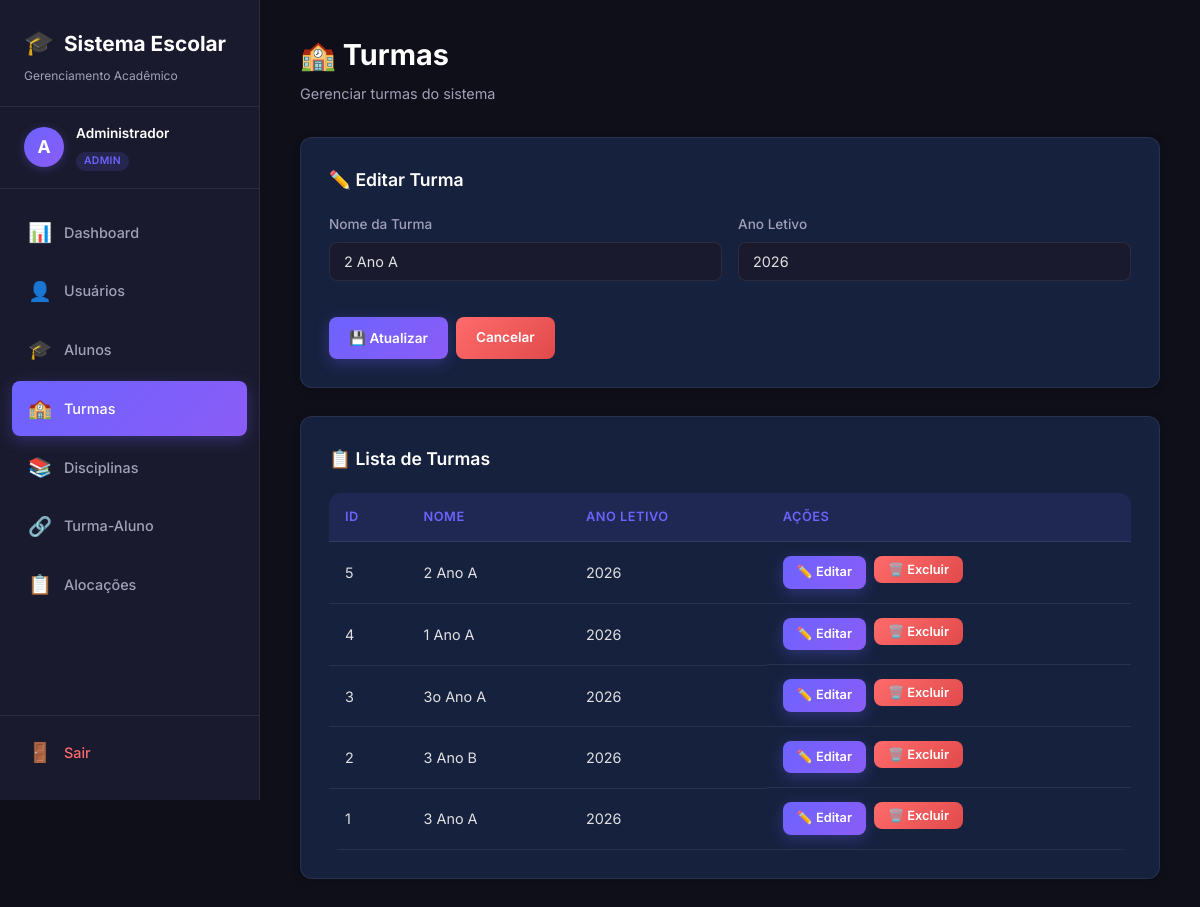
The page /index.php?page=turmas&edit=5 (signed in) on the database its author committed.
### tables this page shows
CREATE TABLE turmas (
        id INTEGER PRIMARY KEY AUTOINCREMENT,
        nome VARCHAR(45) NOT NULL,
        ano_letivo INTEGER NOT NULL
    );

### app/controllers/TurmaController.php (called while the page is built, shortened)
<?php
require_once __DIR__ . '/../models/Turma.php';
class TurmaController {
    private $model;
    public function __construct($pdo) {
        $this->model = new Turma($pdo);
    }
    public function index() {
        if (isset($_GET['edit'])) {
            $editData = $this->model->getById($_GET['edit']);
        }
        $turmas = $this->model->getAll();
        include __DIR__ . '/../views/layout/header.php';
        include __DIR__ . '/../views/layout/sidebar.php';
        include __DIR__ . '/../views/turmas/index.php';
        include __DIR__ . '/../views/layout/footer.php';
    }
}
?>

### app/models/Turma.php (called while the page is built, shortened)
<?php
class Turma {
    private $pdo;
    public function __construct($pdo) {
        $this->pdo = $pdo;
    }
    public function getAll() {
        return $this->pdo->query("SELECT * FROM turmas ORDER BY id DESC")->fetchAll();
    }
    public function getById($id) {
        $stmt = $this->pdo->prepare("SELECT * FROM turmas WHERE id = ?");
        $stmt->execute([$id]);
        return $stmt->fetch();
    }
}
?>

### app/views/turmas/index.php (the view, shortened to what this page needs)
<div class="main-content">
    <div class="page-header">
        <h1>🏫 Turmas</h1>
        <p>Gerenciar turmas do sistema</p>
    </div>
    <div class="card">
        <h3 class="card-title"><?= $editData ? '✏️ Editar Turma' : '➕ Nova Turma' ?></h3>
        <form method="POST" action="index.php?page=turmas">
            <div class="form-grid">
                <div class="form-group">
                    <label>Nome da Turma</label>
                    <input type="text" name="nome" required placeholder="Ex: 3º Ano A" value="<?= htmlspecialchars($editData['nome'] ?? '') ?>">
                </div>
                <div class="form-group">
                    <label>Ano Letivo</label>
                    <input type="number" name="ano_letivo" required placeholder="Ex: 2026" min="2000" max="2100" value="<?= htmlspecialchars($editData['ano_letivo'] ?? date('Y')) ?>">
                </div>
            </div>
            <div class="btn-group">
                <button type="submit" class="btn btn-primary"><?= $editData ? '💾 Atualizar' : '➕ Cadastrar' ?></button>
                <?php if ($editData): ?>
                    <a href="index.php?page=turmas" class="btn btn-danger">Cancelar</a>
                <?php endif; ?>
            </div>
        </form>
    </div>
    <div class="card">
        <h3 class="card-title">📋 Lista de Turmas</h3>
        <?php if (empty($turmas)): ?>
            <div class="empty-state">
                <div class="empty-icon">🏫</div>
                <p>Nenhuma turma cadastrada ainda.</p>
            </div>
        <?php else: ?>
            <div class="table-wrapper">
                <table>
                    <thead>
                        <tr>
                            <th>ID</th>
                            <th>Nome</th>
                            <th>Ano Letivo</th>
                            <th>Ações</th>
                        </tr>
                    </thead>
                    <tbody>
                        <?php foreach ($turmas as $t): ?>
                        <tr>
                            <td><?= $t['id'] ?></td>
                            <td><?= htmlspecialchars($t['nome']) ?></td>
                            <td><?= $t['ano_letivo'] ?></td>
                            <td class="actions">
                                <a href="index.php?page=turmas&edit=<?= $t['id'] ?>" class="btn btn-primary btn-sm">✏️ Editar</a>
                                <form method="POST" action="index.php?page=turmas" style="display:inline" onsubmit="return confirm('Deseja excluir esta turma?')">
                                    <button type="submit" class="btn btn-danger btn-sm">🗑️ Excluir</button>
                                </form>
                            </td>
                        </tr>
                        <?php endforeach; ?>
                    </tbody>
                </table>
            </div>
        <?php endif; ?>
    </div>
</div>

### style.css (style rules this page uses)
:root { --bg-primary: #0f0f1a; --bg-secondary: #1a1a2e; --bg-card: #16213e; --bg-input: #1a1a2e; --text-primary: #e0e0e0; --text-secondary: #a0a0b8; --text-heading: #ffffff; --accent: #6c63ff; --accent-hover: #5a52d5; --accent-glow: rgba(108, 99, 255, 0.3); --success: #00c9a7; --success-hover: #00a88a; --danger: #ff6b6b; --danger-hover: #e04a4a; --warning: #ffc107; --border: rgba(255, 255, 255, 0.08); --border-focus: rgba(108, 99, 255, 0.5); --shadow: 0 8px 32px rgba(0, 0, 0, 0.3); --shadow-sm: 0 2px 8px rgba(0, 0, 0, 0.2); --radius: 12px; --radius-sm: 8px; --transition: all 0.3s cubic-bezier(0.4, 0, 0.2, 1); }
*, *::before, *::after { margin: 0; padding: 0; box-sizing: border-box; }
html { scroll-behavior: smooth; }
body { font-family: 'Inter', -apple-system, BlinkMacSystemFont, sans-serif; background: var(--bg-primary); color: var(--text-primary); min-height: 100vh; line-height: 1.6; }
.main-content { margin-left: 260px; padding: 32px 40px; min-height: 100vh; }
.page-header { margin-bottom: 32px; }
.page-header h1 { font-size: 1.8rem; font-weight: 700; color: var(--text-heading); margin-bottom: 4px; }
.page-header p { color: var(--text-secondary); font-size: 0.9rem; }
.card { background: var(--bg-card); border: 1px solid var(--border); border-radius: var(--radius); padding: 28px; margin-bottom: 28px; box-shadow: var(--shadow-sm); }
.card-title { font-size: 1.1rem; font-weight: 600; color: var(--text-heading); margin-bottom: 20px; display: flex; align-items: center; gap: 8px; }
.form-grid { display: grid; grid-template-columns: repeat(auto-fit, minmax(250px, 1fr)); gap: 16px; }
.form-group { margin-bottom: 16px; }
.form-group label { display: block; font-size: 0.85rem; font-weight: 500; color: var(--text-secondary); margin-bottom: 6px; }
.form-group input, .form-group select { width: 100%; padding: 10px 14px; background: var(--bg-input); border: 1px solid var(--border); border-radius: var(--radius-sm); color: var(--text-primary); font-family: 'Inter', sans-serif; font-size: 0.9rem; transition: var(--transition); outline: none; }
.form-group input::placeholder { color: var(--text-secondary); opacity: 0.6; }
.btn { display: inline-flex; align-items: center; gap: 6px; padding: 10px 20px; font-family: 'Inter', sans-serif; font-size: 0.85rem; font-weight: 600; border: none; border-radius: var(--radius-sm); cursor: pointer; transition: var(--transition); text-decoration: none; }
.btn-primary { background: linear-gradient(135deg, var(--accent), #8b5cf6); color: #fff; box-shadow: 0 4px 15px var(--accent-glow); }
.btn-danger { background: linear-gradient(135deg, var(--danger), #e04a4a); color: #fff; }
.btn-sm { padding: 6px 14px; font-size: 0.8rem; }
.btn-group { display: flex; gap: 8px; margin-top: 20px; }
.table-wrapper { overflow-x: auto; border-radius: var(--radius); }
table { width: 100%; border-collapse: collapse; }
thead th { background: rgba(108, 99, 255, 0.1); color: var(--accent); font-size: 0.8rem; font-weight: 600; text-transform: uppercase; letter-spacing: 0.5px; padding: 14px 16px; text-align: left; border-bottom: 1px solid var(--border); }
tbody tr { transition: var(--transition); }
tbody td { padding: 14px 16px; font-size: 0.9rem; border-bottom: 1px solid var(--border); color: var(--text-primary); }
.actions { display: flex; gap: 8px; }

### rows shown on the page
turmas: nome "2 Ano A", ano_letivo "2026", id "5"
turmas: id "4", nome "1 Ano A", ano_letivo "2026"
turmas: id "3", nome "3o Ano A", ano_letivo "2026"
turmas: id "2", nome "3 Ano B", ano_letivo "2026"
turmas: id "1", nome "3 Ano A", ano_letivo "2026"

### other values the page prints
mb_substr($userName, 0, 1, 'UTF-8') "A"
$userName "Administrador"
$userPerfil "ADMIN"
$item['icon'] "📊"
$item['label'] "Dashboard"
$item['icon'] "👤"
$item['label'] "Usuários"
$item['icon'] "🎓"
$item['label'] "Alunos"
$item['icon'] "🏫"
$item['label'] "Turmas"
$item['icon'] "📚"
$item['label'] "Disciplinas"
$item['icon'] "🔗"
$item['label'] "Turma-Aluno"
